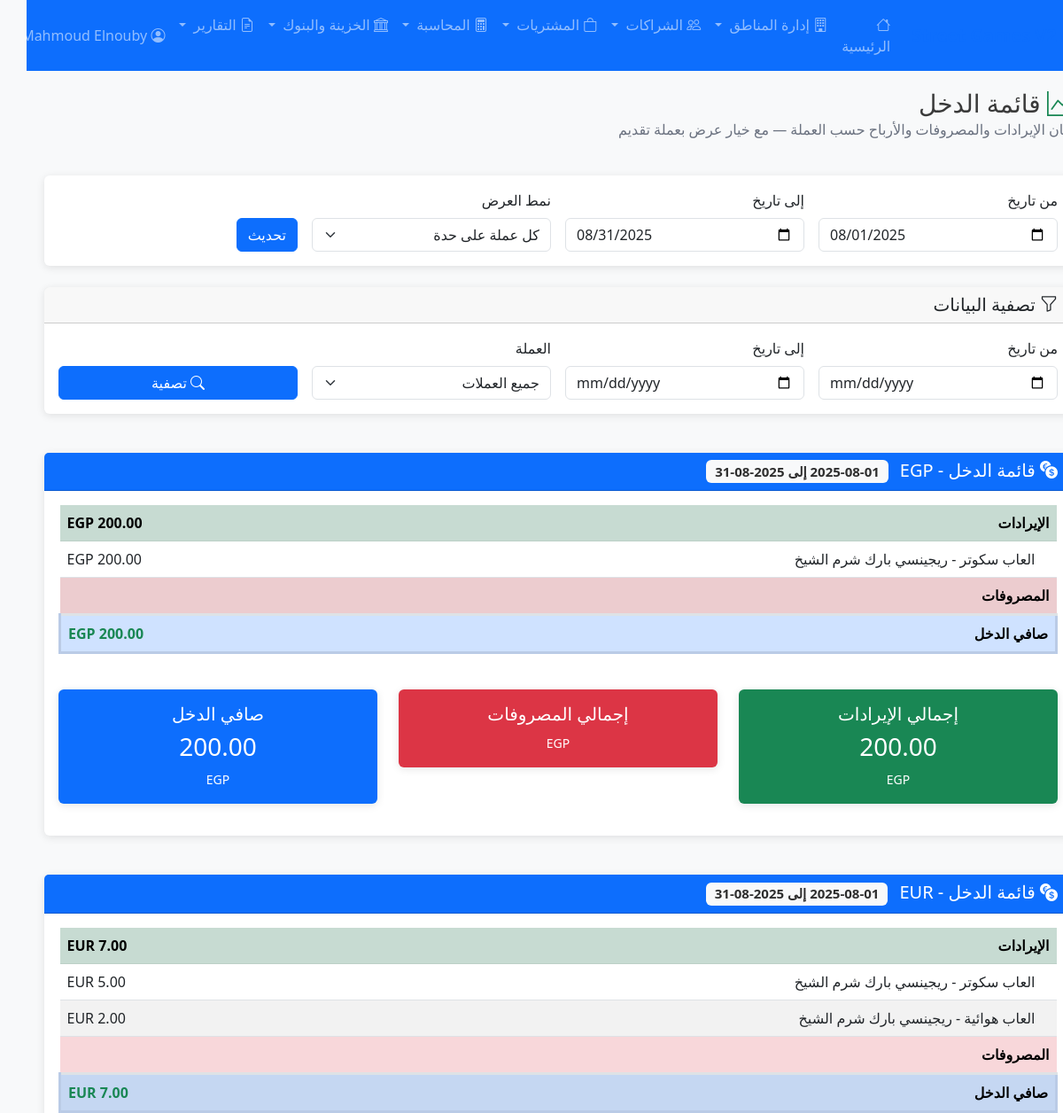
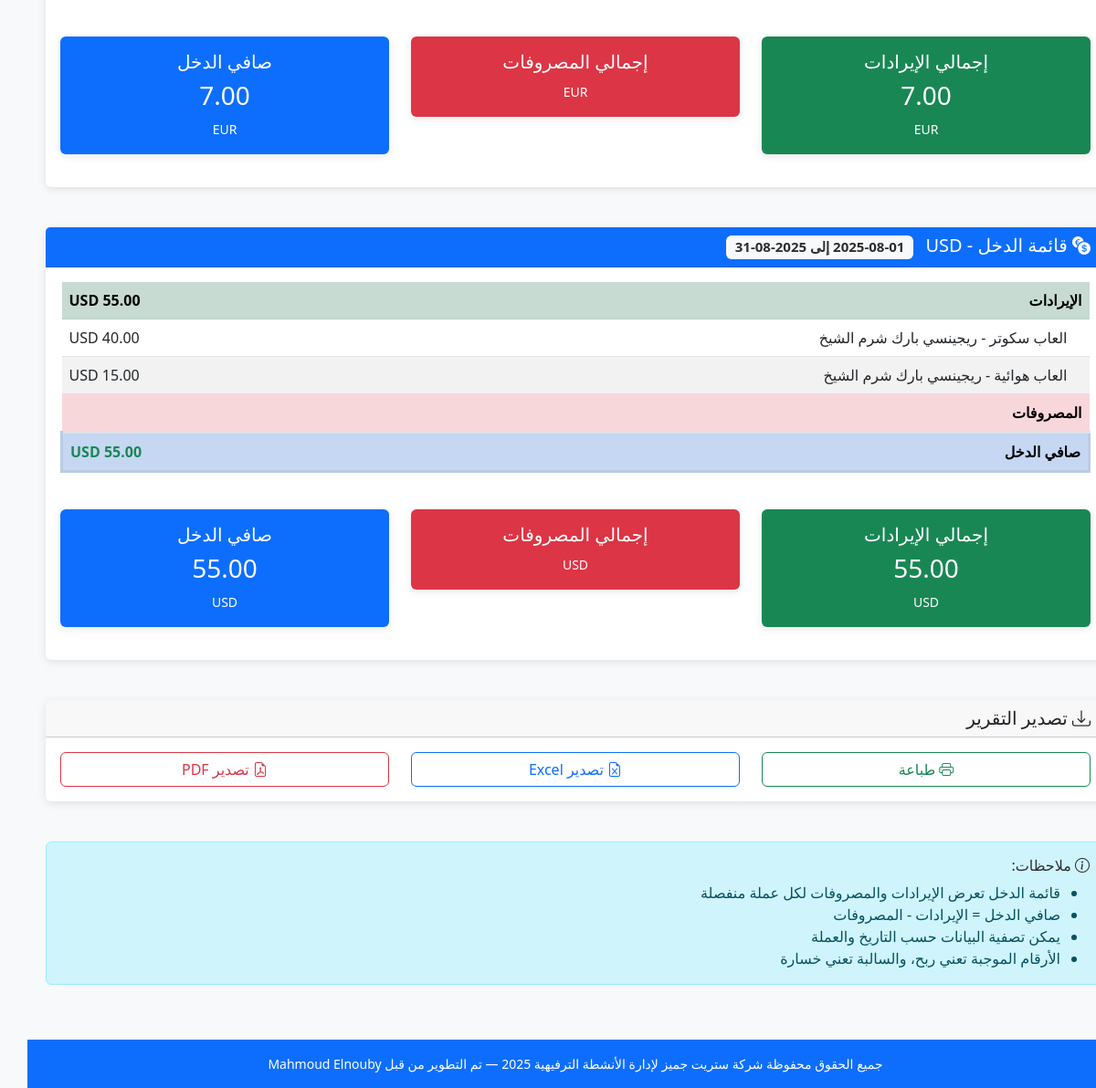
The app's page /accounting/reports/income-statement/ (signed in) with its own data (2 pictures, top to bottom).
### accounting/models.py (models this page shows, shortened)
class DailyRevenue(models.Model):
    PAYMENT_METHOD_CHOICES = [
        ('cash', 'نقداً'),
        ('card', 'بطاقة'),
        ('mixed', 'مختلط'),
    ]
    zone = models.ForeignKey(GameZone, on_delete=models.CASCADE, verbose_name="منطقة الألعاب")
    date = models.DateField(verbose_name="التاريخ")
    amount = models.DecimalField(max_digits=10, decimal_places=2, verbose_name="المبلغ")
    currency = models.CharField(max_length=3, default='EGP', verbose_name="العملة")
    payment_method = models.CharField(max_length=20, choices=PAYMENT_METHOD_CHOICES, default='cash', verbose_name="طريقة الدفع")
    journal_entry = models.ForeignKey(JournalEntry, on_delete=models.SET_NULL, null=True, blank=True, verbose_name="قيد اليومية")
    partner_shares_calculated = models.BooleanField(default=False, verbose_name="تم حساب حصص الشركاء")
    notes = models.TextField(blank=True, verbose_name="ملاحظات")
    created_by = models.ForeignKey(User, on_delete=models.CASCADE, verbose_name="أنشأ بواسطة")
    created_at = models.DateTimeField(auto_now_add=True, verbose_name="تاريخ الإنشاء")
    class Meta:
        unique_together = ['zone', 'date', 'currency']
        verbose_name = "إيراد يومي"
        verbose_name_plural = "الإيرادات اليومية"
        ordering = ['-date']

### core/models.py (models this page shows, shortened)
class GameZone(models.Model):
    hotel = models.ForeignKey(Hotel, on_delete=models.CASCADE, verbose_name="الفندق")
    name = models.CharField(max_length=200, verbose_name="اسم المنطقة")
    code = models.CharField(max_length=20, unique=True, verbose_name="كود المنطقة")  # كود المنطقة للمحاسبة
    area = models.DecimalField(max_digits=8, decimal_places=2, null=True, blank=True, verbose_name="المساحة")
    monthly_rent = models.DecimalField(max_digits=10, decimal_places=2, verbose_name="الإيجار الشهري")  # إيجار المنطقة
    currency = models.CharField(max_length=3, default='EGP', verbose_name="العملة")
    manager = models.ForeignKey(User, on_delete=models.SET_NULL, null=True, blank=True, verbose_name="المدير")
    active = models.BooleanField(default=True, verbose_name="نشط")
    opening_date = models.DateField(verbose_name="تاريخ الافتتاح")
    revenue_account = models.CharField(max_length=20, blank=True, verbose_name="رقم حساب الإيرادات")  # رقم حساب الإيرادات
    expense_account = models.CharField(max_length=20, blank=True, verbose_name="رقم حساب المصروفات")  # رقم حساب المصروفات
    class Meta:
        verbose_name = "منطقة ألعاب"
        verbose_name_plural = "مناطق الألعاب"

### accounting/reports_views.py (the view, shortened to what this page needs)
# urls.py: path('reports/income-statement/', reports_views.income_statement, name='income_statement'),
@accounting_access_required
def income_statement(request):
    if hasattr(request.user, 'userprofile'):
        accessible_zones = request.user.userprofile.get_accessible_zones()
    else:
        accessible_zones = []
    date_from = request.GET.get('date_from')
    date_to = request.GET.get('date_to')
    if date_from and date_to:
        date_from = datetime.strptime(date_from, '%Y-%m-%d').date()
        date_to = datetime.strptime(date_to, '%Y-%m-%d').date()
    else:
        date_from = timezone.now().replace(day=1).date()
        date_to = (date_from + timedelta(days=32)).replace(day=1) - timedelta(days=1)
    from accounting.models import DailyRevenue
    from accounting.expense_models import Expense
    rev_qs = DailyRevenue.objects.filter(
        zone__in=accessible_zones,
        date__gte=date_from,
        date__lte=date_to,
    )
    exp_qs = Expense.objects.filter(
        zone__in=accessible_zones,
        date__gte=date_from,
        date__lte=date_to,
    )
    total_revenue_by_currency = list(
        rev_qs.values('currency').annotate(total=Sum('amount')).order_by('currency')
    )
    total_expenses_by_currency = list(
        exp_qs.values('currency').annotate(total=Sum('amount')).order_by('currency')
    )
    revenues_by_currency = list(
        rev_qs.values('currency', 'zone__name').annotate(total_amount=Sum('amount')).order_by('currency', 'zone__name')
    )
    expenses_by_currency = list(
        exp_qs.values('currency', 'category').annotate(total_amount=Sum('amount')).order_by('currency', 'category')
    )
    revenue_net = {r['currency']: (r['total'] or Decimal('0')) for r in total_revenue_by_currency}
    expense_net = {e['currency']: (e['total'] or Decimal('0')) for e in total_expenses_by_currency}
    all_currencies = set(revenue_net.keys()) | set(expense_net.keys())
    net_income_by_currency = {cur: (revenue_net.get(cur, Decimal('0')) - expense_net.get(cur, Decimal('0'))) for cur in all_currencies}
    mode = request.GET.get('mode') or 'by_currency'
    presentation_currency = DEFAULT_PRESENTATION_CURRENCY
    converted_totals = None
    context = {
        'date_from': date_from,
        'date_to': date_to,
        'total_revenue_by_currency': total_revenue_by_currency,
        'total_expenses_by_currency': total_expenses_by_currency,
        'revenues_by_currency': revenues_by_currency,
        'expenses_by_currency': expenses_by_currency,
        'net_income_by_currency': net_income_by_currency,
        'all_currencies': sorted(all_currencies),
        'mode': mode,
        'presentation_currency': presentation_currency,
        'converted_totals': converted_totals,
        'accessible_zones': accessible_zones,
    }
    export_format = request.GET.get('export')
    return render(request, 'accounting/income_statement.html', context)

### templates/accounting/income_statement.html (shortened to what this page needs)
{% extends 'base.html' %}
{% block content %}
<div class="row mb-4">
    <div class="col-12">
        <h1 class="h3 mb-0">
            <i class="bi bi-graph-up text-success"></i>
            قائمة الدخل
        </h1>
        <p class="text-muted">بيان الإيرادات والمصروفات والأرباح حسب العملة — مع خيار عرض بعملة تقديم</p>
    </div>
</div>
<div class="card mb-4">
  <div class="card-body">
    <form method="get" class="row g-3">
      <div class="col-md-3">
        <label class="form-label">من تاريخ</label>
        <input type="date" name="date_from" value="{{ date_from|date:'Y-m-d' }}" class="form-control" />
      </div>
      <div class="col-md-3">
        <label class="form-label">إلى تاريخ</label>
        <input type="date" name="date_to" value="{{ date_to|date:'Y-m-d' }}" class="form-control" />
      </div>
      <div class="col-md-3">
        <label class="form-label">نمط العرض</label>
        <select name="mode" class="form-select">
          <option value="by_currency" {% if request.GET.mode == 'by_currency' or not request.GET.mode %}selected{% endif %}>كل عملة على حدة</option>
        </select>
      </div>
      <div class="col-md-3 d-flex align-items-end">
        <button type="submit" class="btn btn-primary">تحديث</button>
      </div>
    </form>
  </div>
</div>
<div class="row mb-4">
    <div class="col-12">
        <div class="card">
            <div class="card-header">
                <h5 class="card-title mb-0">
                    <i class="bi bi-funnel"></i> تصفية البيانات
                </h5>
            </div>
            <div class="card-body">
                <form method="get" class="row g-3">
                    <div class="col-md-3">
                        <label for="start_date" class="form-label">من تاريخ</label>
                        <input type="date" class="form-control" id="start_date" name="start_date"
                               value="{{ request.GET.start_date }}">
                    </div>
                    <div class="col-md-3">
                        <label for="end_date" class="form-label">إلى تاريخ</label>
                        <input type="date" class="form-control" id="end_date" name="end_date"
                               value="{{ request.GET.end_date }}">
                    </div>
                    <div class="col-md-3">
                        <label for="currency" class="form-label">العملة</label>
                        <select class="form-select" id="currency" name="currency">
                            <option value="">جميع العملات</option>
                        </select>
                    </div>
                    <div class="col-md-3">
                        <label class="form-label">&nbsp;</label>
                        <button type="submit" class="btn btn-primary d-block w-100">
                            <i class="bi bi-search"></i> تصفية
                        </button>
                    </div>
                </form>
            </div>
        </div>
    </div>
</div>
{% if all_currencies %}
    {% for currency in all_currencies %}
        <div class="row mb-4">
            <div class="col-12">
                <div class="card">
                    <div class="card-header bg-primary text-white">
                        <h5 class="card-title mb-0">
                            <i class="bi bi-currency-exchange"></i>
                            قائمة الدخل - {{ currency }}
                            <span class="badge bg-light text-dark ms-2">
                                {{ date_from|date:"Y-m-d" }} إلى {{ date_to|date:"Y-m-d" }}
                            </span>
                        </h5>
                    </div>
                    <div class="card-body">
                        <div class="table-responsive">
                            <table class="table table-striped">
                                <tbody>
                                    <tr class="table-success">
                                        <td><strong>الإيرادات</strong></td>
                                        <td class="text-end">
                                            <strong>
                                                {% for revenue in total_revenue_by_currency %}
                                                    {% if revenue.currency == currency %}
                                                        {{ revenue.total|money }} {{ currency }}
                                                    {% endif %}
                                                {% endfor %}
                                            </strong>
                                        </td>
                                    </tr>
                                    {% for revenue in revenues_by_currency %}
                                        {% if revenue.currency == currency %}
                                            <tr>
                                                <td class="ps-4">{{ revenue.zone__name }}</td>
                                                <td class="text-end">{{ revenue.total_amount|money }} {{ currency }}</td>
                                            </tr>
                                        {% endif %}
                                    {% endfor %}
                                    <tr class="table-danger">
                                        <td><strong>المصروفات</strong></td>
                                        <td class="text-end">
                                        </td>
                                    </tr>
                                    <tr class="table-primary border-top border-3">
                                        <td><strong>صافي الدخل</strong></td>
                                        <td class="text-end">
                                            <strong>
                                                {% for curr, net_income in net_income_by_currency.items %}
                                                    {% if curr == currency %}
                                                        <span class="{% if net_income > 0 %}text-success{% elif net_income < 0 %}text-danger{% else %}text-muted{% endif %}">
                                                            {{ net_income|money }} {{ currency }}
                                                        </span>
                                                    {% endif %}
                                                {% endfor %}
                                            </strong>
                                        </td>
                                    </tr>
                                </tbody>
                            </table>
                        </div>
                        <div class="row mt-4 income-cards">
                            <div class="col-md-4">
                                <div class="card bg-success text-white">
                                    <div class="card-body text-center">
                                        <h5>إجمالي الإيرادات</h5>
                                        <h3>
                                            {% for r in total_revenue_by_currency %}
                                                {% if r.currency == currency %}
                                                    {{ r.total|money }}
                                                {% endif %}
                                            {% endfor %}
                                        </h3>
                                        <small>{{ currency }}</small>
                                    </div>
                                </div>
                            </div>
                            <div class="col-md-4">
                                <div class="card bg-danger text-white">
                                    <div class="card-body text-center">
                                        <h5>إجمالي المصروفات</h5>
                                        <small>{{ currency }}</small>
                                    </div>
                                </div>
                            </div>
                            <div class="col-md-4">
                                {% for curr, net in net_income_by_currency.items %}
                                    {% if curr == currency %}
                                        <div class="card {% if net > 0 %}bg-primary{% elif net < 0 %}bg-warning{% else %}bg-secondary{% endif %} text-white">
                                            <div class="card-body text-center">
                                                <h5>صافي الدخل</h5>
                                                <h3>{{ net|money }}</h3>
                                                <small>{{ currency }}</small>
                                            </div>
                                        </div>
                                    {% endif %}
                                {% endfor %}
                            </div>
                        </div>
                    </div>
                </div>
            </div>
        </div>
    {% endfor %}
{% endif %}
<div class="row mt-4">
    <div class="col-12">
        <div class="card">
            <div class="card-header">
                <h5 class="card-title mb-0">
                    <i class="bi bi-download"></i> تصدير التقرير
                </h5>
            </div>
            <div class="card-body">
                <div class="row">
                    <div class="col-md-4">
                        <button class="btn btn-outline-success w-100" onclick="window.print()">
                            <i class="bi bi-printer"></i> طباعة
                        </button>
                    </div>
                    <div class="col-md-4">
                        <a href="?{{ request.GET.urlencode }}&export=excel" class="btn btn-outline-primary w-100">
                            <i class="bi bi-file-earmark-excel"></i> تصدير Excel
                        </a>
                    </div>
                    <div class="col-md-4">
                        <a href="?{{ request.GET.urlencode }}&export=pdf" class="btn btn-outline-danger w-100">
                            <i class="bi bi-file-earmark-pdf"></i> تصدير PDF
                        </a>
                    </div>
                </div>
            </div>
        </div>
    </div>
</div>
<div class="row mt-4">
    <div class="col-12">
        <div class="alert alert-info">
            <h6><i class="bi bi-info-circle"></i> ملاحظات:</h6>
            <ul class="mb-0">
                <li>قائمة الدخل تعرض الإيرادات والمصروفات لكل عملة منفصلة</li>
                <li>صافي الدخل = الإيرادات - المصروفات</li>
                <li>يمكن تصفية البيانات حسب التاريخ والعملة</li>
                <li>الأرقام الموجبة تعني ربح، والسالبة تعني خسارة</li>
            </ul>
        </div>
    </div>
</div>
{% endblock %}

### records on screen
DailyRevenue: currency "EGP", date "2025-08-01", total "200.00", net_income_by_currency "200.00", total "200.00", net_income_by_currency "200.00"
GameZone: zone__name "العاب سكوتر - ريجينسي بارك شرم الشيخ", total_amount "200.00", total_amount "5.00"
GameZone: zone__name "العاب هوائية - ريجينسي بارك شرم الشيخ", total_amount "2.00"
DailyRevenue: zone__name "العاب سكوتر - ريجينسي بارك شرم الشيخ", total_amount "40.00", currency "USD"
DailyRevenue: zone__name "العاب هوائية - ريجينسي بارك شرم الشيخ", total_amount "15.00", currency "USD"

### other values on screen
{{ currency }} "EUR" "USD"
{{ date_from|date:"Y-m-d" }} "2025-08-01" "2025-08-01"
{{ revenue.total|money }} "7.00" "55.00"
{{ net_income|money }} "7.00" "55.00"
{{ r.total|money }} "7.00" "55.00"
{{ net|money }} "7.00" "55.00"
